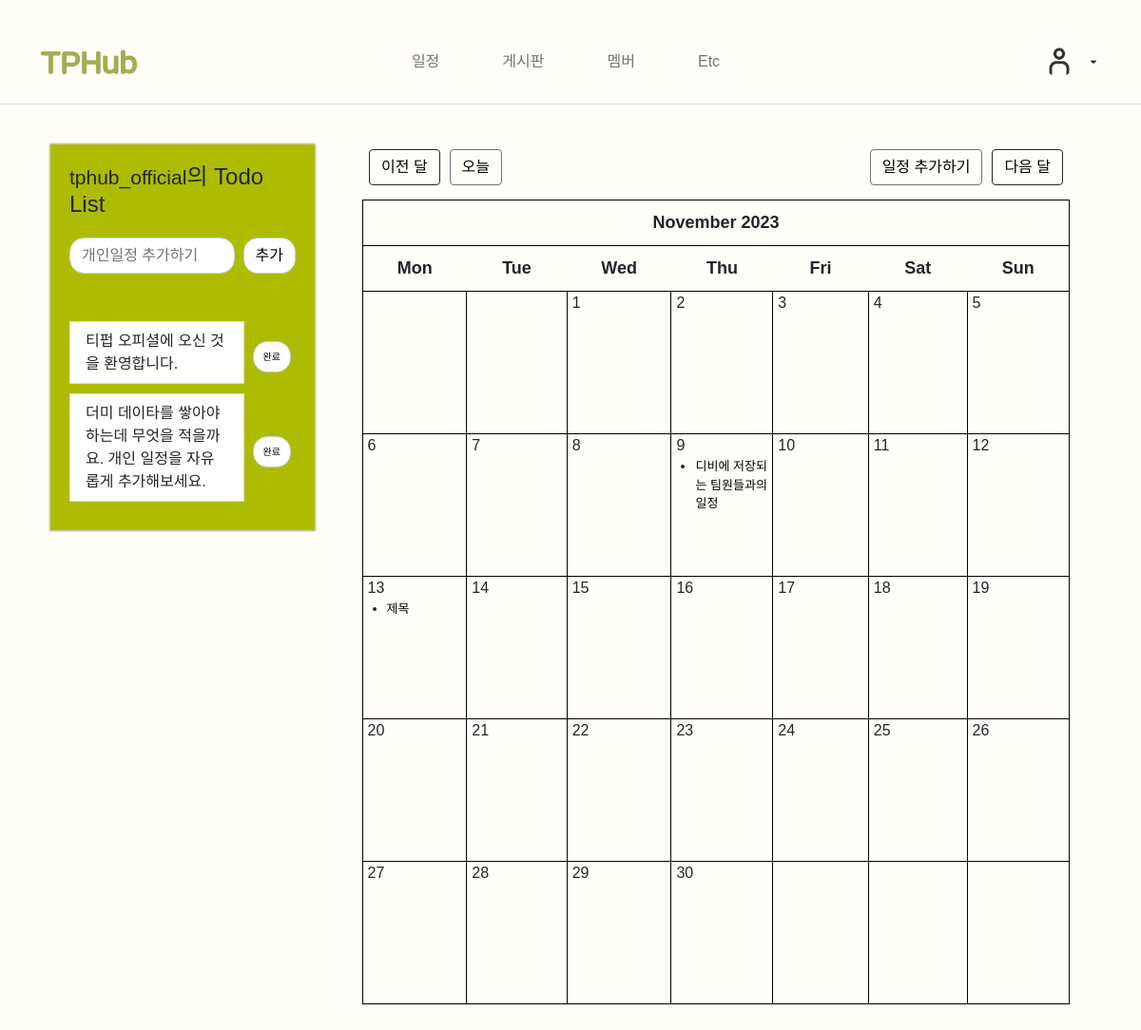
Screenshot of /schedule/?month=2023-11 (signed in) with the database file from the repository.
### schedule/models.py (models this page shows, shortened)
class Todo(models.Model):
    content = models.CharField(max_length=255)
    author = models.ForeignKey(User, null=True, blank=False, on_delete=models.SET_NULL)

### schedule/views.py (the view)
# urls.py: path('', views.CalendarView.as_view(), name='calendar'),
class CalendarView(generic.ListView):
    model = Event
    template_name = 'schedule/calendar.html'
    def get_context_data(self, **kwargs):
        context = super().get_context_data(**kwargs)
        today = datetime.today().date()
        d = get_date(self.request.GET.get('month', str(today.year) + '-' + str(today.month)))  ## ('day', None)
        schedule = Calendar(d.year, d.month, user=self.request.user)
        html_schedule = schedule.formatmonth(withyear=True)
        context['calendar'] = mark_safe(html_schedule)
        context['prev_month'] = prev_month(d)
        context['next_month'] = next_month(d)
        context['prev_month_url'] = f"{reverse('schedule:calendar')}?{context['prev_month']}"
        context['next_month_url'] = f"{reverse('schedule:calendar')}?{context['next_month']}"
        context['today'] = today
        todos = Todo.objects.all()
        context['todos'] = todos
        return context

### schedule/models.py (called while the page is built)
    @property
    def get_html_url(self):
        url = reverse('schedule:event_edit', args=(self.pk,))
        return f'<a href="{url}"> {self.title} </a>'

### schedule/utils.py (called while the page is built)
	def formatday(self, day, events):
		events_per_day = events.filter(start_time__day=day)
		d = ''
		if self.user and self.user.is_authenticated:
			for event in events_per_day:
				d += f'<li> {event.get_html_url} </li>'
			if day != 0:
				return f"<td><span class='date'>{day}</span><ul> {d} </ul></td>"
		else:
			if day != 0:
				return f"<td><span class='date'>{day}</span><ul></ul></td>"
		return '<td></td>'

	def formatweek(self, theweek, events):
		week = ''
		for d, weekday in theweek:
			week += self.formatday(d, events)
		return f'<tr> {week} </tr>'

	def formatmonth(self, withyear=True):
		events = Event.objects.filter(start_time__year=self.year, start_time__month=self.month)
		schedule = f'<table border="0" cellpadding="0" cellspacing="0" class="calendar">\n'
		schedule += f'{self.formatmonthname(self.year, self.month, withyear=withyear)}\n'
		schedule += f'{self.formatweekheader()}\n'
		for week in self.monthdays2calendar(self.year, self.month):
			schedule += f'{self.formatweek(week, events)}\n'
		return schedule

### schedule/views.py (called while the page is built)
def prev_month(d):
    first = d.replace(day=1)
    prev_month = first - timedelta(days=1)
    month = 'month=' + str(prev_month.year) + '-' + str(prev_month.month)
    return month

def next_month(d):
    days_in_month = calendar.monthrange(d.year, d.month)[1]
    last = d.replace(day=days_in_month)
    next_month = last + timedelta(days=1)
    month = 'month=' + str(next_month.year) + '-' + str(next_month.month)
    return month

def get_date(req_day):
    if req_day:
        year, month = (int(x) for x in req_day.split('-'))
        return date(year, month, day=1)
    return datetime.today()

### schedule/templates/schedule/calendar.html (shortened to what this page needs)
{% extends 'schedule/base.html' %}
{% block calendar_area %}
    <div class="clearfix">
        <a class="btn btn-dark left" href="{{ prev_month_url }}"> 이전 달 </a>
        <a class="btn btn-secondary left" style="margin-left: 10px" href="{% url 'schedule:calendar' %}?month={{ today.year }}-{{ today.month }}"> 오늘 </a>
        <a class="btn btn-dark right" href="{{ next_month_url }}"> 다음 달 </a>
        {% if user.is_authenticated %}
        <a class="btn btn-secondary right" style="margin-right: 10px"  href="{% url 'schedule:event_new' %}"> 일정 추가하기 </a>
        {% else %}
        <a class="btn btn-secondary right" style="margin-right: 10px"  href="#" data-toggle="modal" data-target="#loginModal"> 일정 추가하기 </a>
        {% endif %}
    </div>
    {{ calendar }}
{% endblock %}

### schedule/templates/schedule/index.html (shortened to what this page needs)
{% block personal_schedule %}
  {% load static %}
<head>
    <link rel="stylesheet" type="text/css" href="{% static 'schedule/css/todo.css' %}">
</head>
<div class="container" style="padding: 20px; border: 1px solid #ccc;background-color: #ADBC00;">
        <div class="header">
            <div class="page-header">
                {% if user.is_authenticated %}
                    <h4><small>{{ user }}</small>의 Todo List </h4>
                {% else %}
                    <h4>Todo List</h4>
                    <p> 로그인이 필요합니다 </p>
                {% endif %}
            </div>
        </div>
        <div class="content">
            {% if user.is_authenticated %}
            <div class="messageDiv">
                <form action="./createTodo" method="POST">
                    <div class="input-group">
                        <input id="todoContent" name="todoContent" type="text" class="form-control" placeholder="개인일정 추가하기">
                        <span class="input-group-btn">
                            <button class="btn btn-default" style="background: white;" type="submit">추가</button>
                        </span>
                    </div>
                </form>
            </div>
            {% endif %}
            {% if user.is_authenticated %}
            <div class="toDoDiv">
                <ul class="list-group">
                    {% for todo in todos %}
                        {% if todo.author == user %}
                        <form action="./deleteTodo" method="GET">
                            <div class="input-group">
                                <div class="list-group-item-container">
                                <li class="list-group-item">{{ todo.content }}</li>
                                 </div>
                                <span class="input-group-addon">
                                    <button type="submit" style="background: white;" class="custom-btn btn btn-black">완료</button>
                                </span>
                            </div>
                        </form>
                        {% endif %}
                    {% endfor %}
                </ul>
            </div>
            {% endif %}
        </div>
    </div>
{% endblock %}

### schedule/static/schedule/css/styles.css (style rules this page uses)
.calendar { width: 98%; margin: auto; font-size: 13px; }
.calendar tr, .calendar td { border: 1px solid black; }
.calendar th { padding: 10px; text-align: center; font-size: 18px; }
.calendar td { width: 200px; height: 150px; padding: 20px 0px 0px 5px; }
.month { font-size: 25px; }
.date { font-size: 16px; }
.left { float: left; }
.right { float: right; }
.btn { outline: none; color: black; background-color: transparent; box-shadow: 0 0 0 0; }
.clearfix { margin: 15px; }
ul { height: 100%; padding: 0px 5px 0px 20px; }
a { color: #17a2b8; }

### schedule/static/schedule/css/todo.css (style rules this page uses)
#todoContent { border-radius: 15px; margin-right: 5px; }
.btn-default { border-radius: 15px; border: 1px solid #ccc; margin-left: 5px; }
.input-group { display: flex; align-items: center; justify-content: space-between; }
.list-group-item-container { flex: 1; margin-bottom: 10px; }
.list-group-item { margin-right: 10px; }
.custom-btn { flex-shrink: 0; border: 1px solid #ccc; border-radius: 15px; padding: 8px 10px; font-size: 20px; }

### schedule/templates/schedule/base.html (style rules this page uses)
body { font-family: 'Pretendard-Regular', sans-serif; background-color: #FFFEF8 !important; margin-top: 20px; background: rgba(241, 246, 253); overflow-x: hidden; }
small, h5 { font-family: 'Pretendard-Regular', sans-serif; font-weight: 400; font-style: normal; }

### landing_page/templates/landing_page/navbar.html (style rules this page uses)
a { text-decoration-line: none; color: black; }

### schedule/templates/schedule/index.html (style rules this page uses)
.content { height: 75%; }
.messageDiv { margin-top: 20px; margin-bottom: 50px; }
.custom-btn { font-size: 10px; }

### rows the page displays
Todo: content "티펍 오피셜에 오신 것을 환영합니다."
Todo: content "더미 데이타를 쌓아야 하는데 무엇을 적을까요. 개인 일정을 자유롭게 추가해보세요."

### other values shown
{{ user }} "tphub_official"
{{ calendar }} "November 2023 Mon Tue Wed Thu Fri Sat Sun 1 2 3 4 5 6 7 8 9 디비에 저장되는 팀원들과의 일정 10 11 12 13 제목 14 15 16 17 18 19 20 21 22 23 24 25 26 27 28 29 30"
